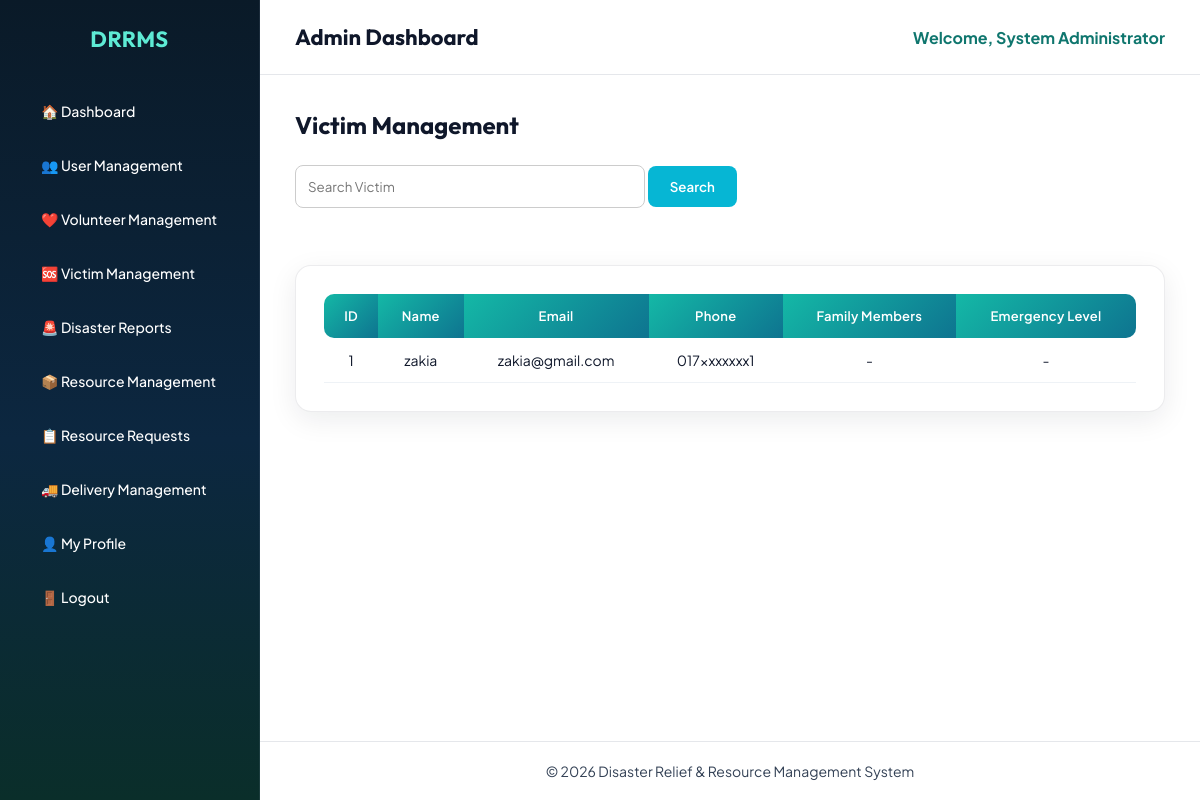
Page /admin/victims.php (signed in) on the committed database.
### tables this page shows
CREATE TABLE `victim` (
  `victim_id` int(11) NOT NULL,
  `user_id` int(11) NOT NULL,
  `number_of_family_members` int(11) DEFAULT NULL,
  `emergency_level` enum('Low','Medium','High','Critical') DEFAULT NULL
);

CREATE TABLE `users` (
  `user_id` int(11) NOT NULL,
  `name` varchar(100) NOT NULL,
  `email` varchar(100) NOT NULL,
  `phone` varchar(20) NOT NULL,
  `address` text NOT NULL,
  `password` varchar(255) NOT NULL,
  `registration_date` date NOT NULL,
  `nid_number` varchar(20) NOT NULL,
  `role` enum('Admin','Volunteer','Victim') NOT NULL
);

### admin/victims.php (the view, shortened to what this page needs)
<?php
include("../config/database.php");
if(isset($_GET['search']))
{
    $search=mysqli_real_escape_string($conn,$_GET['search']);
    $sql="
    SELECT
    victim.victim_id,
    victim.number_of_family_members,
    victim.emergency_level,
    users.user_id,
    users.name,
    users.email,
    users.phone
    FROM victim
    INNER JOIN users
    ON victim.user_id=users.user_id
    WHERE
    users.name LIKE '%$search%'
    OR
    users.email LIKE '%$search%'
    ORDER BY victim.victim_id DESC
    ";
}
else
{
    $sql="
    SELECT
    victim.victim_id,
    victim.number_of_family_members,
    victim.emergency_level,
    users.user_id,
    users.name,
    users.email,
    users.phone
    FROM victim
    INNER JOIN users
    ON victim.user_id=users.user_id
    ORDER BY victim.victim_id DESC
    ";
}
$result=mysqli_query($conn,$sql);
?>
<!DOCTYPE html>
<html>
<head>
<link rel="stylesheet" href="../css/admin.css">
<link rel="stylesheet"
href="https://cdnjs.cloudflare.com/ajax/libs/font-awesome/6.7.2/css/all.min.css">
</head>
<body>
<div class="dashboard">
<?php include("../includes/admin_sidebar.php"); ?>
<div class="main-content">
<?php include("../includes/admin_header.php"); ?>
<div class="content">
<h2 style="margin-bottom:25px;">
Victim Management
</h2>
<form method="GET">
<input
type="text"
name="search"
placeholder="Search Victim"
style="padding:12px;width:350px;border:1px solid #ccc;border-radius:8px;">
<button
style="padding:12px 22px;
background:#06B6D4;
color:white;
border:none;
border-radius:8px;
cursor:pointer;">
Search
</button>
</form>
<br>
<div class="table-box">
<table>
<tr>
<th>ID</th>
<th>Name</th>
<th>Email</th>
<th>Phone</th>
<th>Family Members</th>
<th>Emergency Level</th>
</tr>
<?php
while($row=mysqli_fetch_assoc($result))
{
?>
<tr>
<td><?php echo $row['victim_id']; ?></td>
<td><?php echo $row['name']; ?></td>
<td><?php echo $row['email']; ?></td>
<td><?php echo $row['phone']; ?></td>
<td>
<?php
echo ($row['number_of_family_members']==NULL)
? "-"
: $row['number_of_family_members'];
?>
</td>
<td>
<?php
echo ($row['emergency_level']==NULL)
? "-"
: $row['emergency_level'];
?>
</td>
</tr>
<?php
}
?>
</table>
</div>
</div>
<?php include("../includes/admin_footer.php"); ?>
</div>
</div>
</body>
</html>

### css/admin.css (style rules this page uses)
:root { --bg-page:#eef4f7; --bg-deep:#061018; --bg-sidebar:#0a1a28; --primary:#14b8a6; --primary-deep:#0f766e; --accent:#f97316; --text:#0f172a; --muted:#64748b; --white:#ffffff; --border:rgba(15,23,42,.08); --gradient-primary:linear-gradient(135deg, #14b8a6 0%, #0e7490 100%); --gradient-accent:linear-gradient(135deg, #f97316 0%, #dc2626 100%); --gradient-sidebar: linear-gradient(180deg, #0a1a28 0%, #0c2740 55%, #0a2e2a 100%); --shadow:0 8px 28px rgba(15,23,42,.08); --font-display:'Outfit',sans-serif; --font-body:'Plus Jakarta Sans',sans-serif; }
* { margin:0; padding:0; box-sizing:border-box; font-family:var(--font-body); }
body { background:#ffffff; color:var(--text); }
h1,h2,h3,.sidebar h2 { font-family:var(--font-display); }
.dashboard { display:flex; min-height:100vh; background:#ffffff; }
.main-content { margin-left:260px; width:calc(100% - 260px); min-height:100vh; background:#ffffff; display:flex; flex-direction:column; }
.content { padding:35px; background:#ffffff; color:#0f172a; flex:1 0 auto; }
.content h2 { color:#0f172a; }
.table-box { margin-top:36px; background:var(--white); border-radius:16px; padding:28px; border:1px solid var(--border); box-shadow:var(--shadow); }
table { width:100%; border-collapse:collapse; }
table th { background:var(--gradient-primary); color:white; padding:14px; font-weight:600; font-size:13px; letter-spacing:.02em; }
table th:first-child { border-radius:10px 0 0 10px; }
table th:last-child { border-radius:0 10px 10px 0; }
table td { padding:13px; border-bottom:1px solid #eef2f6; text-align:center; font-size:14px; color:#0f172a; background:#ffffff; }
.content form input, .content form select, .content form textarea, .table-box form input, .table-box form select, .table-box form textarea { border:1px solid #dbe4ea; border-radius:10px; padding:11px 14px; font-family:var(--font-body); outline:none; transition:.2s; }
.content form button, .table-box button, a.btn, .btn { background:var(--gradient-primary); color:white; border:none; border-radius:10px; padding:11px 18px; cursor:pointer; font-weight:600; font-family:var(--font-body); text-decoration:none; display:inline-block; transition:.25s; }

### rows in the picture
victim: victim_id "1", user.name "zakia", user.email "zakia@gmail.com", user.phone "017xxxxxxx1"

### other values in the picture
$_SESSION['name'] "System Administrator"
